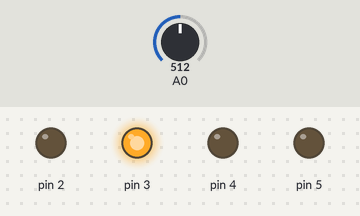
A sketch run on a simulated Arduino Uno, built with avr-gcc and run on an emulated ATmega328P. Shown: output pins drawn as LEDs (lit = HIGH). The test bench sets the inputs (shaded band); at power-on: A0 = 512.

Above: at 1.2 s.
1.3 s: A0 set to 673
2.8 s: A0 set to 690
At 3.4 s:
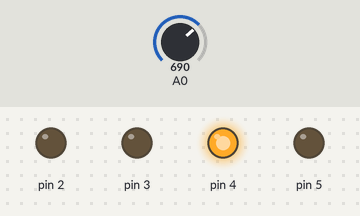
4.3 s: A0 set to 331
At 5.5 s:
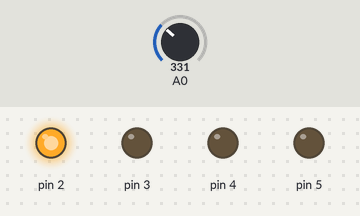
5.8 s: A0 set to 359
At 6.9 s:
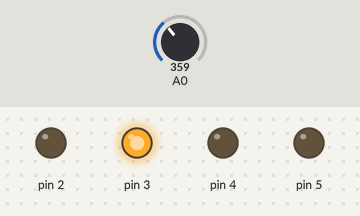
7.3 s: A0 set to 330
At 8.0 s:
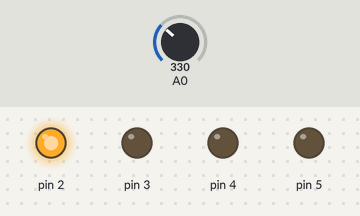
Timing chart, 0 to 9.8 s (numbered marks = the images above; inputs shaded):
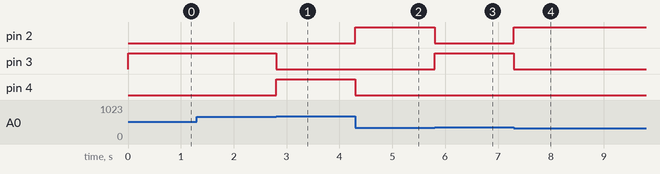

Measured:
- the behaviour switches between 681 and 682 on A0 (found by bisection; images 0 and 1)
- the behaviour switches between 341 and 342 on A0 (found by bisection; images 2 and 3)
- after the input at 1.3 s, every drawn part: stays the same
- after the input at 2.8 s, pin 3: HIGH → LOW at once; pin 4: LOW → HIGH at once
- after the input at 4.3 s, pin 2: LOW → HIGH at once; pin 4: HIGH → LOW at once
- after the input at 5.8 s, pin 2: HIGH → LOW at once; pin 3: LOW → HIGH at once
- after the input at 7.3 s, pin 2: LOW → HIGH at once; pin 3: HIGH → LOW at once

The sketch:

encendido_de_tres_leds_con_potenciometro.ino
```cpp
void setup()
{
 for ( int x = 2 ; x<= 5 ; x++ )
 pinMode(x, OUTPUT) ;
}
void loop()
{
  int analog = analogRead(A0) ;
  if (analog >0 && analog <340)
  {
    digitalWrite(2,1) ;
    digitalWrite(3,0) ;
    digitalWrite(4,0) ;
  }
  if (analog >341 && analog <680)
  {
    digitalWrite(2,0) ;
    digitalWrite(3,1) ;
    digitalWrite(4,0) ;
  }
  if (analog >681 && analog <1024)
  {
    digitalWrite(2,0) ;
    digitalWrite(3,0) ;
    digitalWrite(4,1) ;
  }
}
```
